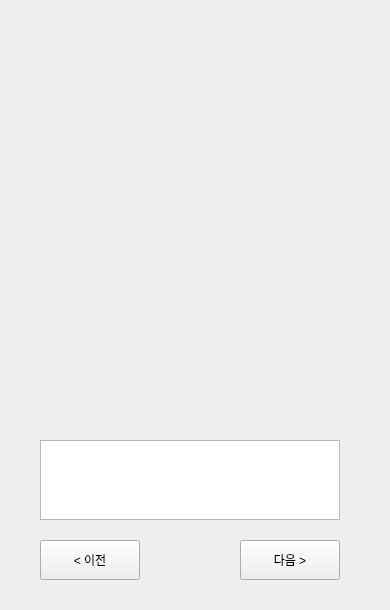
   <widget class="QWidget" name="page_9">
    <widget class="QTextEdit" name="textEdit_image2">
     <property name="geometry">
      <rect>
       <x>40</x>
       <y>440</y>
       <width>300</width>
       <height>80</height>
      </rect>
     </property>
    </widget>
    <widget class="QLabel" name="label_image2">
     <property name="geometry">
      <rect>
       <x>40</x>
       <y>140</y>
       <width>300</width>
       <height>260</height>
      </rect>
     </property>
     <property name="text">
      <string/>
     </property>
    </widget>
    <widget class="QPushButton" name="btn_next2">
     <property name="geometry">
      <rect>
       <x>240</x>
       <y>540</y>
       <width>100</width>
       <height>40</height>
      </rect>
     </property>
     <property name="text">
      <string>다음 &gt;</string>
     </property>
    </widget>
    <widget class="QLabel" name="label_21">
     <property name="geometry">
      <rect>
       <x>0</x>
       <y>0</y>
       <width>381</width>
       <height>601</height>
      </rect>
     </property>
     <property name="text">
      <string/>
     </property>
     <property name="pixmap">
      <pixmap resource="resources.qrc">:/new/prefix1/resources/Emotion_Check_11-min.jpg</pixmap>
     </property>
     <property name="scaledContents">
      <bool>true</bool>
     </property>
    </widget>
    <widget class="QPushButton" name="btn_front2">
     <property name="geometry">
      <rect>
       <x>40</x>
       <y>540</y>
       <width>100</width>
       <height>40</height>
      </rect>
     </property>
     <property name="text">
      <string>&lt; 이전</string>
     </property>
    </widget>
    <zorder>label_21</zorder>
    <zorder>label_image2</zorder>
    <zorder>textEdit_image2</zorder>
    <zorder>btn_next2</zorder>
    <zorder>btn_front2</zorder>
   </widget>
